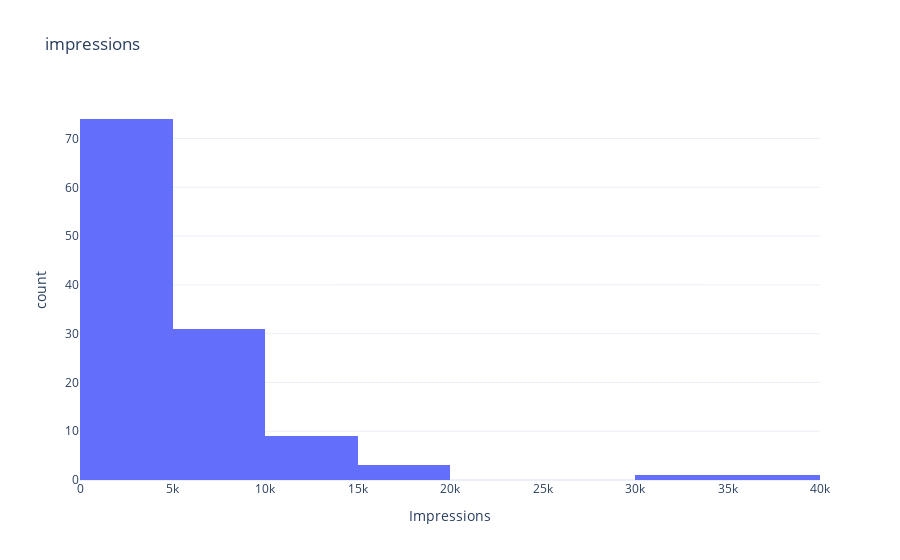

Notebook cell for this chart:
### Markdown cell above
Distribution of Impressions

### Code cell
fig =px.histogram(df,x='Impressions',nbins=10,title='impressions')
fig.show()

### Figure 1 — Plotly figure (JSON) as saved in the notebook; plotly's stock layout.template omitted (floating-point values rounded to 4 significant figures)
{"data": [{"alignmentgroup": "True", "bingroup": "x", "hovertemplate": "Impressions=%{x}<br>count=%{y}<extra></extra>", "legendgroup": "", "marker": {"color": "#636efa", "pattern": {"shape": ""}}, "name": "", "nbinsx": 10, "offsetgroup": "", "orientation": "v", "showlegend": false, "type": "histogram", "x": [3920, 5394, 4021, 4528, 2518, 3884, 2621, 3541, 3749, 4115, 2218, 3234, 4344, 3216, 9453, 5055, 4002, 3169, 6168, 2407, 2064, 3973, 7281, 3052, 4628, 4082, 5394, 2766, 3924, 3015, 6666, 3854, 4355, 4343, 6108, 2523, 2327, 3990, 2191, 1941, 16062, 4998, 4289, 3880, 3786, 4298, 3630, 2826, 7407, 10386, 2998, 7018, 2941, 6432, 10667, 3988, 4978, 3388, 4467, 3246, 5072, 6339, 4239, 3454, 7571, 3333, 3818, 10933, 5058, 3601, 3480, 3525, 3606, 5542, 6559, 3623, 10493, 4446, 2957, 5538, 4681, 5273, 5055, 4002, 3169, 6168, 2407, 3630, 2826, 7407, 10386, 2998, 3052, 4628, 4082, 5394, 2766, 3924, 3015, 5409, 5323, 8001, 4150, 4609, 6348, 11068, 7231, 17396, 6814, 17713, 5563, 4842, 11149, 10206, 13700, 5731, 4139, 32695, 36919], "xaxis": "x", "yaxis": "y"}], "layout": {"barmode": "relative", "legend": {"tracegroupgap": 0}, "title": {"text": "impressions"}, "xaxis": {"anchor": "y", "domain": [0, 1], "title": {"text": "Impressions"}}, "yaxis": {"anchor": "x", "domain": [0, 1], "title": {"text": "count"}}}}
